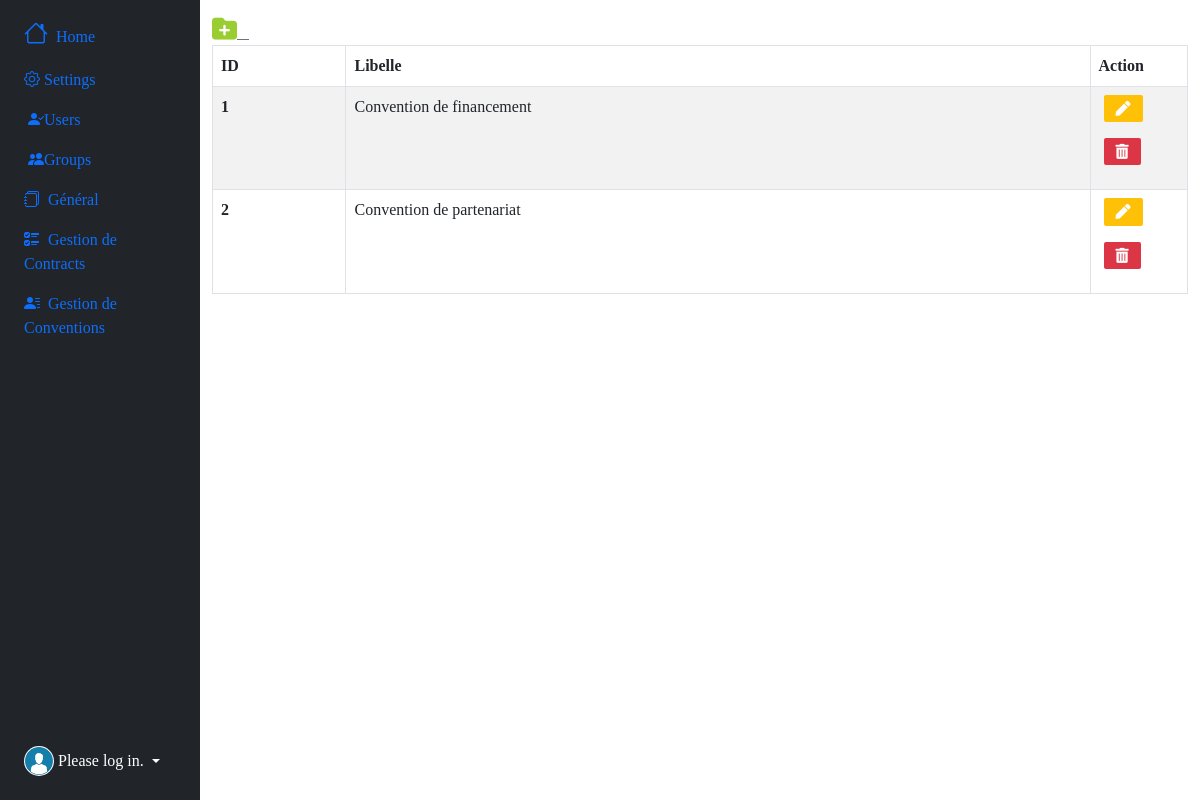
The app's page /convention/type_con, older data.
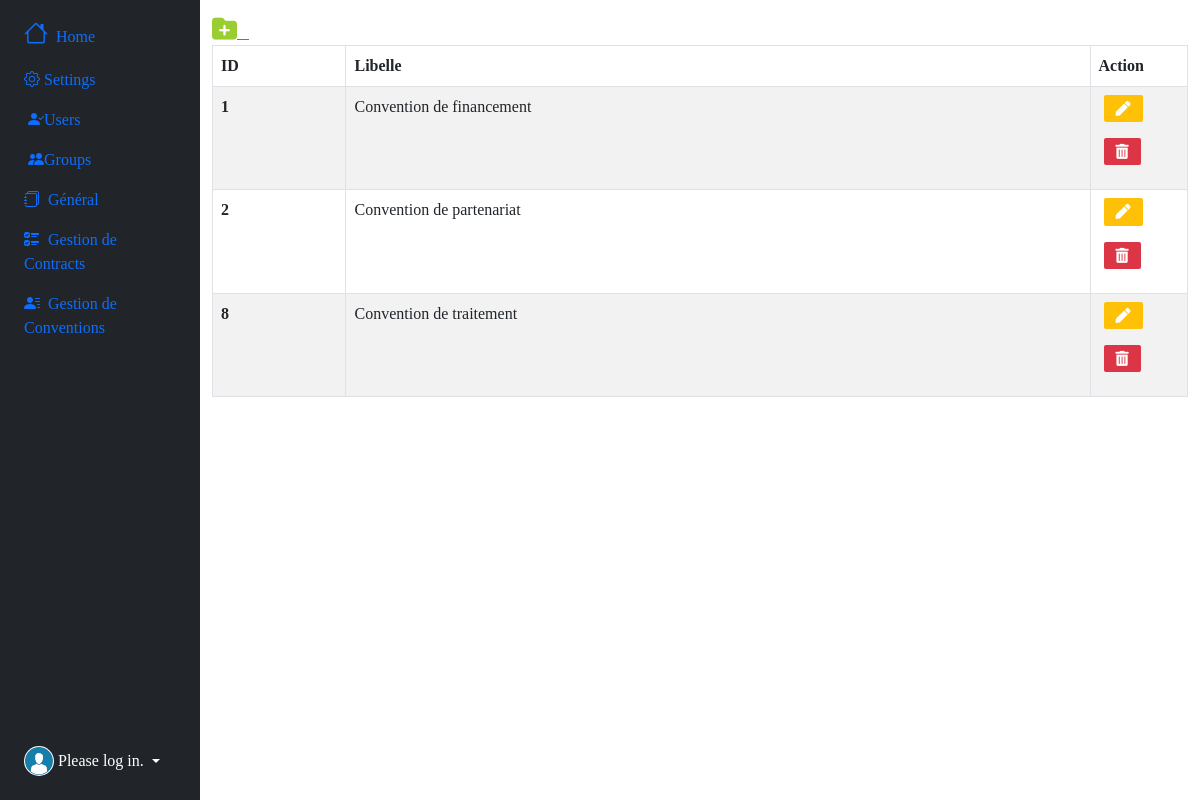
The same page, newer data.
### gestionconvention/models.py (models this page shows, shortened)
class TypeConvention(models.Model):
    libelle = models.CharField(max_length=70, null=True, blank=True)

### gestionconvention/views.py (the view)
# urls.py: path('convention/type_con', views.type_con, name="type_con"),
def type_con(request):
    types_convs = TypeConvention.objects.all()
    context={"types_convs":types_convs}
    return render(request, 'gestionconvention/type_con.html', context)

### gestionconvention/templates/gestionconvention/type_con.html (shortened to what this page needs)
{% extends 'index.html' %}
{% load bootstrap_icons %}
{% block btn %}
					<a href="{% url 'add_type_con' %}" class="btn-outline-secondary"style="width: 50px; height: 50px; margin-right: 30px;" title="Add Type">
						<i style="color: yellowgreen; font-size: 25px; " class="fa-sharp fa-solid fa-folder-plus"></i> &nbsp;&nbsp;
					</a>
{% endblock btn %}
{% block main%}
<table table id="example" class="table table-striped table-bordered" style="width:100%">
  <thead>
    <tr>
      <th scope="col">ID</th>
      <th scope="col">Libelle</th>
      <th scope="col" style="width: 10%;">Action</th>
    </tr>
  </thead>
  <tbody>
    {% for types_conv in types_convs %}
    <tr>
      <th scope="row">{{types_conv.id}}</th>
      <td>{{types_conv.libelle}}</td>
      <td>
        <a href="{% url 'edit_type_con' types_conv.id %}" class="btn btn-success text-center bg-warning" title="Edit Type">
            <i style="font-size: 15px;" class="fas fa-pen"></i>
        </a>
        <a href="{% url 'delete_type_con' types_conv.id %}" class="btn btn-danger bg-danger text-center" title="Supprimer type convention">
          <i style="font-size: 15px;" class="fas fa-trash-alt"></i>
        </a>
    </td>
    </tr>
    {% endfor %}
  </tbody>
</table>
  {% endblock main%}

Row changes from the older to the newer data that the page shows:
added TypeConvention: id "8", libelle "Convention de traitement"
